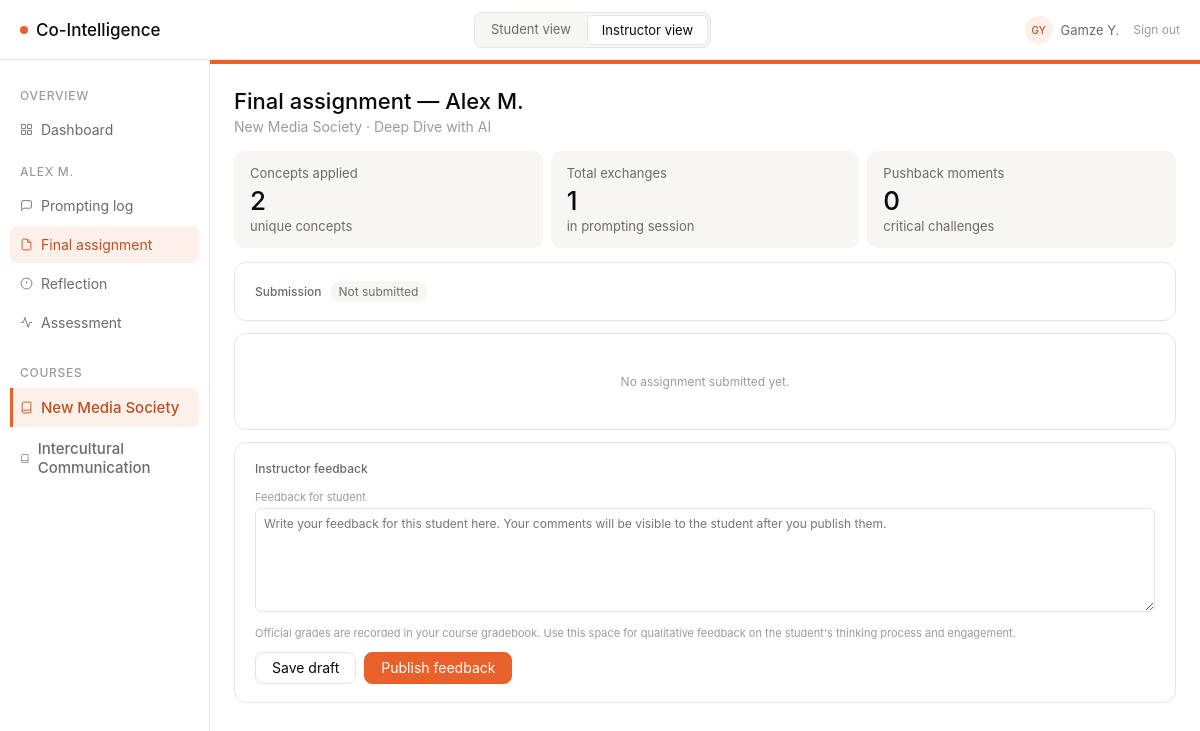
The app's page /instructor/student/1/assignment (signed in) with its own data.
### models/models.py (models this page shows, shortened)
class User(db.Model, UserMixin):
    __tablename__ = "users"
    id = db.Column(db.Integer, primary_key=True)
    role = db.Column(db.String(20), nullable=False, default="student")  # instructor | student | dev
    display_name = db.Column(db.String(100), nullable=False)
    is_dev = db.Column(db.Boolean, nullable=False, default=False)

class Student(db.Model):
    __tablename__ = "students"
    id = db.Column(db.Integer, primary_key=True)
    name = db.Column(db.String(120), nullable=False)
    email = db.Column(db.String(200), unique=True, nullable=False)
    course_id = db.Column(db.Integer, db.ForeignKey("courses.id"), nullable=False)
    user_id = db.Column(db.Integer, db.ForeignKey("users.id"), nullable=True)
    course = db.relationship("Course", back_populates="students")
    exchanges = db.relationship("PromptExchange", back_populates="student")
    reflections = db.relationship("Reflection", back_populates="student")
    outputs = db.relationship("Output", back_populates="student")
    assessment_scores = db.relationship("AssessmentScore", back_populates="student")

class Course(db.Model):
    __tablename__ = "courses"
    id = db.Column(db.Integer, primary_key=True)
    name = db.Column(db.String(200), nullable=False)
    learning_objective = db.Column(db.Text, nullable=False)
    required_concepts = db.Column(db.JSON, nullable=False, default=list)
    output_modalities = db.Column(db.JSON, nullable=False, default=list)
    min_exchanges = db.Column(db.Integer, nullable=False, default=5)
    color = db.Column(db.String(20), nullable=False, default="#E8602A")
    color_light = db.Column(db.String(20), nullable=False, default="#FDF0EA")
    color_text = db.Column(db.String(20), nullable=False, default="#C04E1E")
    color_hover = db.Column(db.String(20), nullable=False, default="#d4521f")
    assignments = db.relationship("Assignment", back_populates="course")
    students = db.relationship("Student", back_populates="course")

class Assignment(db.Model):
    __tablename__ = "assignments"
    id = db.Column(db.Integer, primary_key=True)
    course_id = db.Column(db.Integer, db.ForeignKey("courses.id"), nullable=False)
    title = db.Column(db.String(200), nullable=False)
    description = db.Column(db.Text, nullable=False)
    due_date = db.Column(db.DateTime, nullable=True)
    modality = db.Column(db.String(100), nullable=True)
    instructions = db.Column(db.Text, nullable=True)
    sections_config = db.Column(db.JSON, nullable=True)
    concepts_required = db.Column(db.Boolean, nullable=False, default=False)
    required_concepts = db.Column(db.JSON, nullable=False, default=list)
    intensity = db.Column(db.String(50), nullable=False, default="balanced")
    phase_1_end = db.Column(db.Integer, nullable=False, default=3)
    phase_2_end = db.Column(db.Integer, nullable=False, default=6)
    phase_3_end = db.Column(db.Integer, nullable=False, default=9)
    supplementary_instructions = db.Column(db.Text, nullable=False, default="")
    max_score = db.Column(db.Float, nullable=False, default=100)
    course = db.relationship("Course", back_populates="assignments")
    exchanges = db.relationship("PromptExchange", back_populates="assignment")
    reflections = db.relationship("Reflection", back_populates="assignment")
    outputs = db.relationship("Output", back_populates="assignment")
    assessment_scores = db.relationship("AssessmentScore", back_populates="assignment")
    session_summaries = db.relationship("SessionSummary", back_populates="assignment")

### routes/instructor_routes.py (the view)
@instructor_bp.route("/student/<int:student_id>/assignment")
def assignment(student_id):
    student = Student.query.get_or_404(student_id)
    course, assignment = _get_base_for_student(student)
    exchanges = PromptExchange.query.filter_by(
        student_id=student_id, assignment_id=assignment.id
    ).all()
    output = Output.query.filter_by(
        student_id=student_id, assignment_id=assignment.id
    ).first()
    all_concepts = set()
    pushback_count = 0
    for ex in exchanges:
        all_concepts.update(ex.concepts_applied or [])
        if ex.has_pushback:
            pushback_count += 1
    sections = _get_sections(assignment)
    if output and output.analysis_json:
        generating_analysis = False
    elif output:
        generating_analysis = True
    else:
        generating_analysis = False
    grade = Grade.query.filter_by(student_id=student_id, assignment_id=assignment.id).first()
    return render_template(
        "instructor/assignment.html",
        course=course,
        assignment=assignment,
        student=student,
        output=output,
        exchange_count=len(exchanges),
        concepts_count=len(all_concepts),
        pushback_count=pushback_count,
        sections=sections,
        generating_analysis=generating_analysis,
        grade=grade,
    )

### templates/instructor/assignment.html (shortened to what this page needs)
{% extends "base.html" %}
{% block sidebar %}{% include "instructor/_student_sidebar.html" %}{% endblock %}
{% block content %}
<div style="margin-bottom:16px;">
  <h1 class="page-title">Final assignment &mdash; {{ student.name }}</h1>
  <div class="page-sub">
    {{ course.name }} &middot; {{ assignment.title }}
  </div>
</div>
<div class="metric-grid-3">
  <div class="metric-card">
    <div class="metric-label">Concepts applied</div>
    <div class="metric-val">{{ concepts_count }}</div>
    <div class="metric-sub">unique concepts</div>
  </div>
  <div class="metric-card">
    <div class="metric-label">Total exchanges</div>
    <div class="metric-val">{{ exchange_count }}</div>
    <div class="metric-sub">in prompting session</div>
  </div>
  <div class="metric-card">
    <div class="metric-label">Pushback moments</div>
    <div class="metric-val">{{ pushback_count }}</div>
    <div class="metric-sub">critical challenges</div>
  </div>
</div>
<div class="card" style="margin-bottom:12px;">
  <div style="display:flex;align-items:center;justify-content:space-between;flex-wrap:wrap;gap:8px;">
    <div style="display:flex;align-items:center;gap:8px;">
      <span style="font-size:12px;font-weight:500;color:var(--text-secondary);">Submission</span>
      {% if output %}
        {% if output.is_reopened %}
          <span class="pill" style="background:#fef3e2;color:#92580a;">Reopened</span>
        {% elif output.is_submitted %}
          <span class="pill" style="background:#e8f5ee;color:#1a7a45;">&#10003; Submitted {{ output.submitted_at.strftime('%b %d at %H:%M') }}</span>
        {% else %}
          <span class="pill" style="background:var(--bg-surface);color:var(--text-secondary);">Not submitted</span>
        {% endif %}
      {% else %}
        <span class="pill" style="background:var(--bg-surface);color:var(--text-secondary);">Not submitted</span>
      {% endif %}
    </div>
  </div>
</div>
{% if not output %}
<div class="card" style="text-align:center;padding:40px 0;color:var(--text-tertiary);font-size:12px;">
  No assignment submitted yet.
</div>
{% endif %}
<div class="card" style="margin-top:12px;">
  <div style="display:flex;align-items:center;gap:8px;margin-bottom:14px;flex-wrap:wrap;">
    <span style="font-size:12px;font-weight:500;color:var(--text-secondary);">Instructor feedback</span>
  </div>
  <div class="cfg-field">
    <label class="cfg-label">Feedback for student</label>
    <textarea id="grade-feedback" class="cfg-textarea" rows="5"
              placeholder="Write your feedback for this student here. Your comments will be visible to the student after you publish them.">{{ grade.feedback if grade and grade.feedback else '' }}</textarea>
  </div>
  <div style="font-size:11px;color:var(--text-tertiary);margin-bottom:12px;">
    Official grades are recorded in your course gradebook. Use this space for qualitative feedback on the student's thinking process and engagement.
  </div>
  <div style="display:flex;align-items:center;gap:8px;flex-wrap:wrap;">
    <button class="btn" onclick="saveGradeDraft()">Save draft</button>
    <button class="btn btn-primary" onclick="publishGrade()">Publish feedback</button>
  </div>
</div>
{% endblock %}

### templates/base.html (shortened to what this page needs)
<!DOCTYPE html>
<html lang="en">
<head>
  <link rel="stylesheet" href="{{ url_for('static', filename='style.css') }}" />
  <link rel="stylesheet" href="https://cdn.jsdelivr.net/npm/@tabler/icons-webfont@latest/tabler-icons.min.css" />
</head>
<body>
{% set is_student    = request.path.startswith('/student') %}
{% set is_instructor = request.path.startswith('/instructor') %}
{% if current_user.is_authenticated %}
  {% set _display = current_user.display_name %}
  {% set _parts   = _display.split() %}
  {% set _initials = (_parts[0][0] + (_parts[1][0] if _parts|length > 1 else ''))|upper %}
{% elif is_student %}
  {% set _display  = "Alex M." %}
  {% set _initials = "AM" %}
{% else %}
  {% set _display  = "Instructor" %}
  {% set _initials = "IN" %}
{% endif %}
<div class="app">
  <div class="topbar">
    <a class="logo" href="/">
      <span class="logo-dot"></span>
      Co-Intelligence
    </a>
    <div class="topbar-toggles">
      {% if current_user.is_authenticated and current_user.role == 'student' %}
        <span class="topbar-toggle active" style="cursor:default;">Student view</span>
      {% else %}
        <a href="{{ url_for('student.prompting') }}"
           class="topbar-toggle{% if is_student %} active{% endif %}">
          Student view
        </a>
        <a href="{{ url_for('instructor.dashboard') }}"
           class="topbar-toggle{% if is_instructor %} active{% endif %}">
          Instructor view
        </a>
      {% endif %}
    </div>
    <div class="topbar-user">
      <div class="user-avatar">{{ _initials }}</div>
      <span class="user-name">{{ _display }}</span>
      <a href="{{ url_for('logout') }}"
         style="font-size:12px;color:var(--text-tertiary);text-decoration:none;margin-left:6px;">
        Sign out
      </a>
    </div>
  </div>
  <div class="main">
    {% block sidebar %}{% endblock %}
    <div class="content">
      {% block content %}{% endblock %}
    </div>
  </div>
</div>
</body>
</html>

### templates/instructor/_student_sidebar.html
<nav class="sidebar">
  <div class="sidebar-section">Overview</div>
  <a href="{{ url_for('instructor.dashboard') }}"
     class="sidebar-item{% if request.endpoint == 'instructor.dashboard' %} active{% endif %}">
    <svg width="13" height="13" fill="none" stroke="currentColor" stroke-width="1.6" viewBox="0 0 24 24"><rect x="3" y="3" width="7" height="7"/><rect x="14" y="3" width="7" height="7"/><rect x="14" y="14" width="7" height="7"/><rect x="3" y="14" width="7" height="7"/></svg>
    Dashboard
  </a>
  <div class="sidebar-section">{{ student.name }}</div>
  <a href="{{ url_for('instructor.log', student_id=student.id) }}"
     class="sidebar-item{% if request.endpoint == 'instructor.log' %} active{% endif %}">
    <svg width="13" height="13" fill="none" stroke="currentColor" stroke-width="1.6" viewBox="0 0 24 24"><path d="M21 15a2 2 0 0 1-2 2H7l-4 4V5a2 2 0 0 1 2-2h14a2 2 0 0 1 2 2z"/></svg>
    Prompting log
  </a>
  <a href="{{ url_for('instructor.assignment', student_id=student.id) }}"
     class="sidebar-item{% if request.endpoint == 'instructor.assignment' %} active{% endif %}">
    <svg width="13" height="13" fill="none" stroke="currentColor" stroke-width="1.6" viewBox="0 0 24 24"><path d="M14 2H6a2 2 0 0 0-2 2v16a2 2 0 0 0 2 2h12a2 2 0 0 0 2-2V8z"/><polyline points="14 2 14 8 20 8"/></svg>
    Final assignment
  </a>
  <a href="{{ url_for('instructor.reflection', student_id=student.id) }}"
     class="sidebar-item{% if request.endpoint == 'instructor.reflection' %} active{% endif %}">
    <svg width="13" height="13" fill="none" stroke="currentColor" stroke-width="1.6" viewBox="0 0 24 24"><circle cx="12" cy="12" r="10"/><line x1="12" y1="8" x2="12" y2="12"/><line x1="12" y1="16" x2="12.01" y2="16"/></svg>
    Reflection
  </a>
  <a href="{{ url_for('instructor.assessment', student_id=student.id) }}"
     class="sidebar-item{% if request.endpoint in ('instructor.assessment', 'instructor.assessment_generate') %} active{% endif %}">
    <svg width="13" height="13" fill="none" stroke="currentColor" stroke-width="1.6" viewBox="0 0 24 24"><polyline points="22 12 18 12 15 21 9 3 6 12 2 12"/></svg>
    Assessment
  </a>
  {% include "_course_nav.html" %}
</nav>

### templates/_course_nav.html
{% if all_courses and all_courses | length > 1 %}
<div class="sidebar-section" style="margin-top:8px;">Courses</div>
{% for c in all_courses %}
<a href="{{ url_for('switch_course', course_id=c.id) }}"
   class="sidebar-item{% if c.id == current_course_id %} active{% endif %}"
   style="font-size:15px;font-weight:500;{% if c.id == current_course_id %}border-left:3px solid {{ course_color }};border-radius:0 8px 8px 0;padding-left:7px;{% endif %}">
  <svg width="13" height="13" fill="none" stroke="currentColor" stroke-width="1.6" viewBox="0 0 24 24">
    <path d="M4 19.5A2.5 2.5 0 0 1 6.5 17H20"/><path d="M6.5 2H20v20H6.5A2.5 2.5 0 0 1 4 19.5v-15A2.5 2.5 0 0 1 6.5 2z"/>
  </svg>
  {{ c.name }}
</a>
{% endfor %}
{% endif %}

### records on screen
User: display_name "Gamze Y."
Student: name "ALEX M.", name "Alex M."
Course: name "New Media Society"
Course: name "Intercultural Communication"
Assignment: title "Deep Dive with AI"

### other values on screen
{{ _initials }} "GY"
{{ concepts_count }} "2"
{{ exchange_count }} "1"
{{ pushback_count }} "0"
